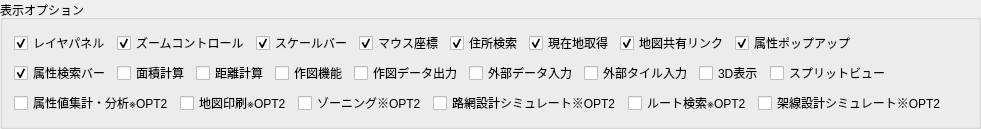
    <widget class="QGroupBox" name="groupOption">
     <property name="title">
      <string>表示オプション</string>
     </property>
     <layout class="QVBoxLayout" name="layoutOption">
      <item>
       <layout class="QHBoxLayout" name="layoutOptionRow1">
        <item>
         <widget class="QCheckBox" name="chkLayerPanel">
          <property name="text">
           <string>レイヤパネル</string>
          </property>
          <property name="checked">
           <bool>true</bool>
          </property>
         </widget>
        </item>
        <item>
         <widget class="QCheckBox" name="chkZoom">
          <property name="text">
           <string>ズームコントロール</string>
          </property>
          <property name="checked">
           <bool>true</bool>
          </property>
         </widget>
        </item>
        <item>
         <widget class="QCheckBox" name="chkScale">
          <property name="text">
           <string>スケールバー</string>
          </property>
          <property name="checked">
           <bool>true</bool>
          </property>
         </widget>
        </item>
        <item>
         <widget class="QCheckBox" name="chkCoord">
          <property name="text">
           <string>マウス座標</string>
          </property>
          <property name="checked">
           <bool>true</bool>
          </property>
         </widget>
        </item>
        <item>
         <widget class="QCheckBox" name="chkAddrSearch">
          <property name="text">
           <string>住所検索</string>
          </property>
          <property name="checked">
           <bool>true</bool>
          </property>
         </widget>
        </item>
        <item>
         <widget class="QCheckBox" name="chkGps">
          <property name="text">
           <string>現在地取得</string>
          </property>
          <property name="checked">
           <bool>true</bool>
          </property>
         </widget>
        </item>
        <item>
         <widget class="QCheckBox" name="chkShareLink">
          <property name="text">
           <string>地図共有リンク</string>
          </property>
          <property name="checked">
           <bool>true</bool>
          </property>
         </widget>
        </item>
        <item>
         <widget class="QCheckBox" name="chkPopup">
          <property name="text">
           <string>属性ポップアップ</string>
          </property>
          <property name="checked">
           <bool>true</bool>
          </property>
         </widget>
        </item>
        <item>
         <spacer name="spacerOptionRow1">
          <property name="orientation">
           <enum>Qt::Horizontal</enum>
          </property>
          <property name="sizeHint" stdset="0">
           <size>
            <width>20</width>
            <height>20</height>
           </size>
          </property>
         </spacer>
        </item>
       </layout>
      </item>
      <item>
       <layout class="QHBoxLayout" name="layoutOptionRow2">
        <item>
         <widget class="QCheckBox" name="chkFeatureSearch">
          <property name="text">
           <string>属性検索バー</string>
          </property>
          <property name="toolTip">
           <string>ベクタレイヤの属性値で地物を検索し、該当範囲へ画面遷移できる検索バーを画面下部に常設します。</string>
          </property>
          <property name="checked">
           <bool>true</bool>
          </property>
         </widget>
        </item>
        <item>
         <widget class="QCheckBox" name="chkAreaCalc">
          <property name="text">
           <string>面積計算</string>
          </property>
          <property name="checked">
           <bool>false</bool>
          </property>
         </widget>
        </item>
        <item>
         <widget class="QCheckBox" name="chkDistCalc">
          <property name="text">
           <string>距離計算</string>
          </property>
          <property name="checked">
           <bool>false</bool>
          </property>
         </widget>
        </item>
        <item>
         <widget class="QCheckBox" name="chkDraw">
          <property name="text">
           <string>作図機能</string>
          </property>
          <property name="checked">
           <bool>false</bool>
          </property>
         </widget>
        </item>
        <item>
         <widget class="QCheckBox" name="chkDrawExport">
          <property name="text">
           <string>作図データ出力</string>
          </property>
          <property name="checked">
           <bool>false</bool>
          </property>
         </widget>
        </item>
        <item>
         <widget class="QCheckBox" name="chkGeoJsonImport">
          <property name="text">
           <string>外部データ入力</string>
          </property>
          <property name="checked">
           <bool>false</bool>
          </property>
         </widget>
        </item>
        <item>
         <widget class="QCheckBox" name="chkExternalTile">
          <property name="text">
           <string>外部タイル入力</string>
          </property>
          <property name="toolTip">
           <string>閲覧者がXYZ形式のラスタタイル（{z}/{x}/{y}）URLを入力して地図に重ねられるボタンを追加します。表示ズーム範囲も指定できます。</string>
          </property>
          <property name="checked">
           <bool>false</bool>
          </property>
         </widget>
        </item>
        <item>
         <widget class="QCheckBox" name="chkTerrain3D">
          <property name="text">
           <string>3D表示</string>
          </property>
          <property name="checked">
           <bool>false</bool>
          </property>
         </widget>
        </item>
        <item>
         <widget class="QCheckBox" name="chkSplitView">
          <property name="text">
           <string>スプリットビュー</string>
          </property>
          <property name="toolTip">
           <string>現在のレイヤ表示で固定した左ビューと、レイヤパネルで調整できる右ビューを並べて比較します。中心位置・ズームは連動し、境界はドラッグで左右に動かせます。</string>
          </property>
          <property name="checked">
           <bool>false</bool>
          </property>
         </widget>
        </item>
        <item>
         <spacer name="spacerOptionRow2">
          <property name="orientation">
           <enum>Qt::Horizontal</enum>
          </property>
          <property name="sizeHint" stdset="0">
           <size>
            <width>20</width>
            <height>20</height>
           </size>
          </property>
         </spacer>
        </item>
       </layout>
      </item>
      <item>
       <layout class="QHBoxLayout" name="layoutOptionRow3">
        <item>
         <widget class="QCheckBox" name="chkStats">
          <property name="text">
           <string>属性値集計・分析※OPT2</string>
          </property>
          <property name="toolTip">
           <string>選択フィーチャーの属性を集計し、統計表・グラフを表示します。※オプションパックをお持ちの方のみ使用できます。</string>
          </property>
          <property name="checked">
           <bool>false</bool>
          </property>
         </widget>
        </item>
         <item>
         <widget class="QCheckBox" name="chkPrint">
          <property name="text">
           <string>地図印刷※OPT2</string>
          </property>
          <property name="toolTip">
           <string>現在の地図表示を所定のA4横テンプレートにレイアウトして印刷します。※オプションパックをお持ちの方のみ使用できます。</string>
          </property>
          <property name="checked">
           <bool>false</bool>
          </property>
         </widget>
        </item>
        <item>
         <widget class="QCheckBox" name="chkZoning">
          <property name="text"><string>ゾーニング※OPT2</string></property>
          <property name="toolTip"><string>標高タイル、林野庁オープンデータ等を用いて「もりぞん」ゾーニングをシミュレートできます。※オプションパックをお持ちの方のみ使用できます。</string></property>
          <property name="checked"><bool>false</bool></property>
         </widget>
        </item>
        <item>
         <widget class="QCheckBox" name="chkRoadSim">
          <property name="text"><string>路網設計シミュレート※OPT2</string></property>
          <property name="toolTip"><string>標高タイルを用いて勾配制約付きの林道・林業専用道・森林作業道の線形を自動探索し、縦断図検証・バッファ単木集計・GeoJSON出力を行います。※オプションパックをお持ちの方のみ使用できます。</string></property>
          <property name="checked"><bool>false</bool></property>
         </widget>
        </item>
        <item>
          <widget class="QCheckBox" name="chkRoute">
          <property name="text"><string>ルート検索※OPT2</string></property>
          <property name="toolTip"><string>国土数値情報・道路データを用いて、起点・終点から速度優先と距離優先の2経路を検索します。通行不能ポリゴンがあれば回避します。※オプションパックをお持ちの方のみ使用できます。</string></property>
          <property name="checked"><bool>false</bool></property>
          </widget>
        </item>
        <item>
          <widget class="QCheckBox" name="chkCableSim">
          <property name="text"><string>架線設計シミュレート※OPT2</string></property>
          <property name="toolTip"><string>標高タイルを用いて主索（架線）の通り・クリアランス・主索安全係数（規定2.7）を概算し、必要支柱高や中間サポートの要否、横取り範囲内の単木集計・採算（材積×単価）を表示します。エンドレスタイラー／タワーヤーダに対応。※オプションパックをお持ちの方のみ使用できます。</string></property>
          <property name="checked"><bool>false</bool></property>
          </widget>
        </item>
        <item>
         <spacer name="spacerOptionRow3">
          <property name="orientation">
           <enum>Qt::Horizontal</enum>
          </property>
          <property name="sizeHint" stdset="0">
           <size>
            <width>20</width>
            <height>20</height>
           </size>
          </property>
         </spacer>
        </item>
       </layout>
      </item>
     </layout>
    </widget>
